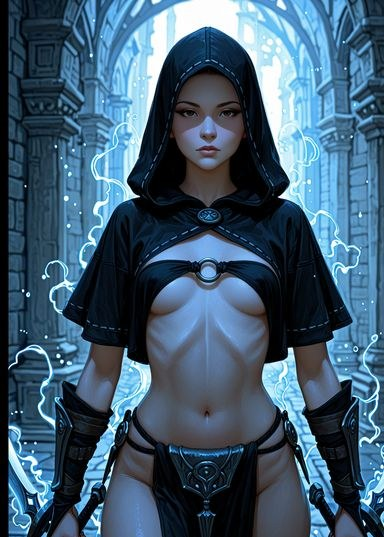
#> input picture tools/out-v2/v33/b2.jpg, 384 x 537 px; its folder holds only this picture in this run
$ python crop-signatures-v33.py
#> lines starting #> are read from the running program, lines starting #| are printed output that depends on the picture
#!/usr/bin/env python3
# crop-signatures-v33.py — vague 3.3 : crop 4 % du coin bas-droit sur TOUTE la production
# 400x560 (tools/out-v2/v33/*.jpg, hors sous-dossier masters/) pour éliminer les signatures
# d'artiste. Vérification des bordures sombres (liseré = cadre généré) : signalées, crop identique.
import sys
from pathlib import Path
from PIL import Image
import numpy as np

REPO = Path('C:/Users/MOB/Documents/projet_data_IA/aicg-lignees/tools/out-v2')
DIRS = [REPO / 'v33']


def main():
    total = 0
    dark_border = []
    for d in DIRS:
        if not d.exists():
            continue
        for f in sorted(d.glob('*.jpg')):
            img = Image.open(f).convert('RGB')
#> img is the input picture: PIL image 384x537 RGB; mean R, G, B 63.6, 91.1, 112.1
            a = np.asarray(img, dtype=np.int16)
            h, w = a.shape[:2]
#> h = 537; w = 384
            edge = a[:, -3:].mean()
#> edge = 84.43
            mid = a[:, w // 2 - 2: w // 2 + 2].mean()
#> mid = 86.79
            if edge < mid - 12:
                dark_border.append(str(f))
            cw, ch = int(w * 0.96), int(h * 0.96)
#> cw = 368; ch = 515
            img.crop((0, 0, cw, ch)).save(f, 'JPEG', quality=88)
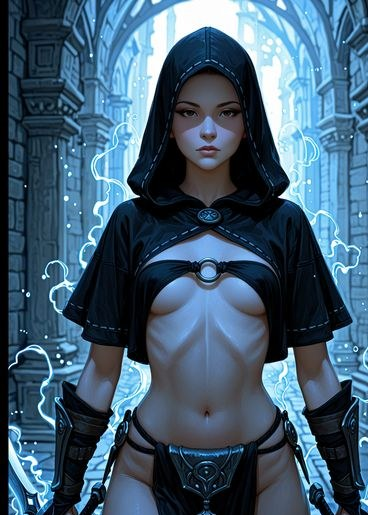
#> saved as b2.jpg: PIL image 368x515 RGB; mean R, G, B 64.3, 91.6, 112.5
            total += 1
    print('crop 4% appliqué sur', total, 'images')
    print('bordures sombres détectées :', len(dark_border))
    for b in dark_border[:40]:
        print('  ', b)


if __name__ == '__main__':
    main()

$ run again, on tools/out-v2/v33/d3.jpg
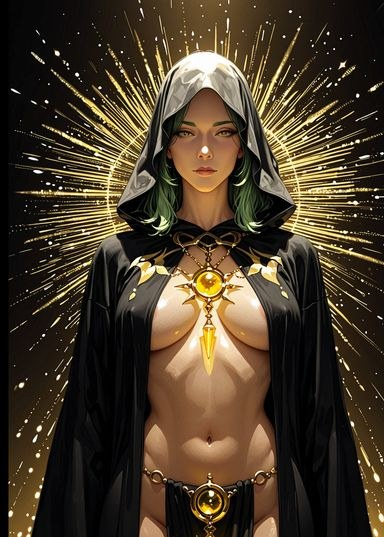
#> input picture tools/out-v2/v33/d3.jpg, 384 x 537 px
#> in main, img is the input picture: PIL image 384x537 RGB; mean R, G, B 71.4, 58.1, 40.7
#> edge = 32.44
#> mid = 109.3
#> in main, `img.crop((0, 0, cw, ch)).save(f, 'JPEG', quality=88)`:
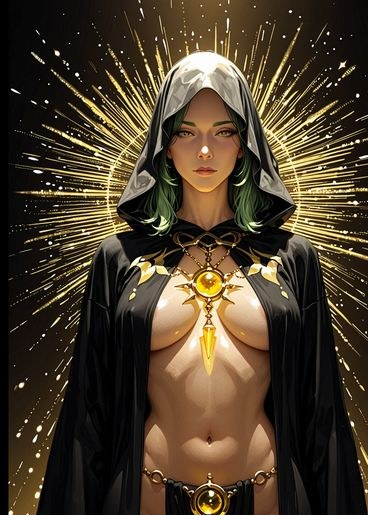
#> saved as d3.jpg: PIL image 368x515 RGB; mean R, G, B 73.7, 60.1, 42.1

$ run again, on tools/out-v2/v33/e6.jpg
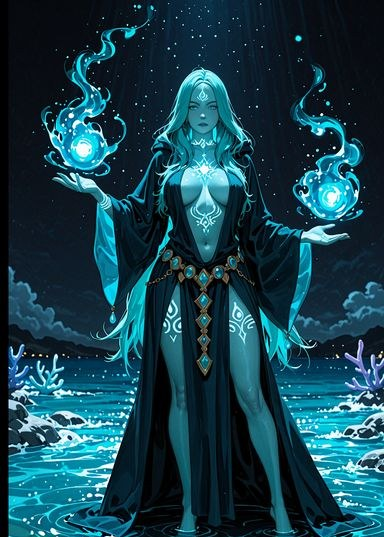
#> input picture tools/out-v2/v33/e6.jpg, 384 x 537 px
#> in main, img is the input picture: PIL image 384x537 RGB; mean R, G, B 22.7, 65.2, 78.5
#> edge = 53.32
#> mid = 60.49
#> in main, `img.crop((0, 0, cw, ch)).save(f, 'JPEG', quality=88)`:
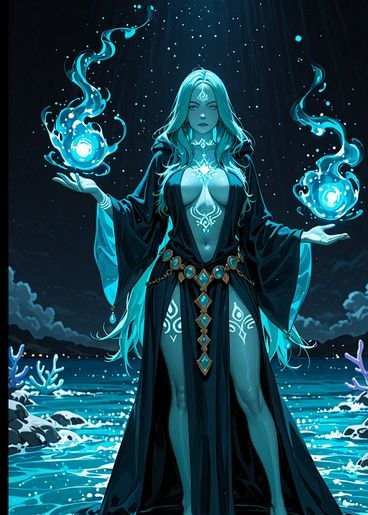
#> saved as e6.jpg: PIL image 368x515 RGB; mean R, G, B 22.8, 65.4, 78.7

$ run again, on tools/out-v2/v33/e9.jpg
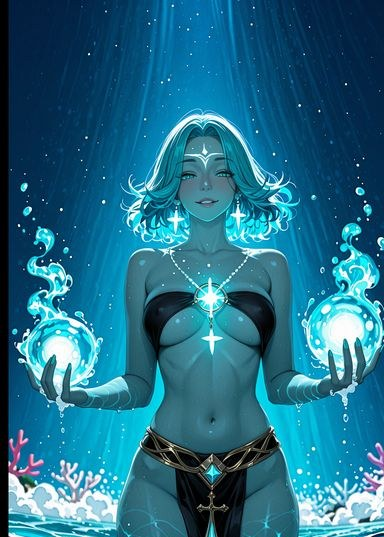
#> input picture tools/out-v2/v33/e9.jpg, 384 x 537 px
#> in main, img is the input picture: PIL image 384x537 RGB; mean R, G, B 34.7, 108.9, 135.4
#> edge = 78.54
#> mid = 92.78
#> in main, `img.crop((0, 0, cw, ch)).save(f, 'JPEG', quality=88)`:
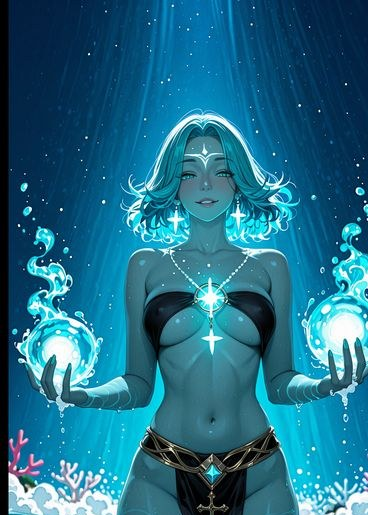
#> saved as e9.jpg: PIL image 368x515 RGB; mean R, G, B 33.2, 108.5, 135.4

$ run again, on tools/out-v2/v33/b4.jpg
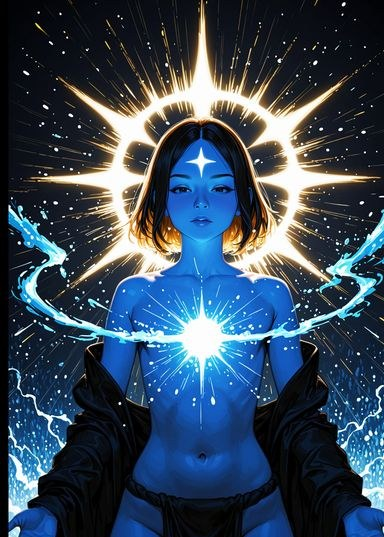
#> input picture tools/out-v2/v33/b4.jpg, 384 x 537 px
#> in main, img is the input picture: PIL image 384x537 RGB; mean R, G, B 53.7, 72.1, 90.7
#> edge = 65.87
#> mid = 108.9
#> in main, `img.crop((0, 0, cw, ch)).save(f, 'JPEG', quality=88)`:
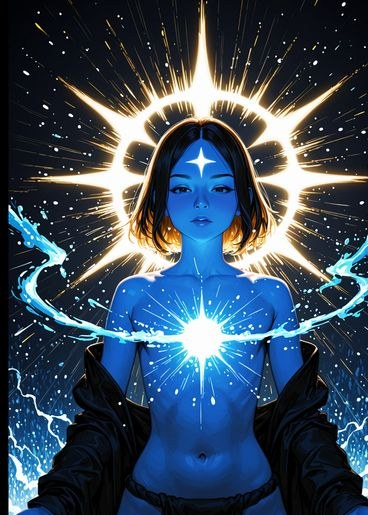
#> saved as b4.jpg: PIL image 368x515 RGB; mean R, G, B 56, 73.9, 92
